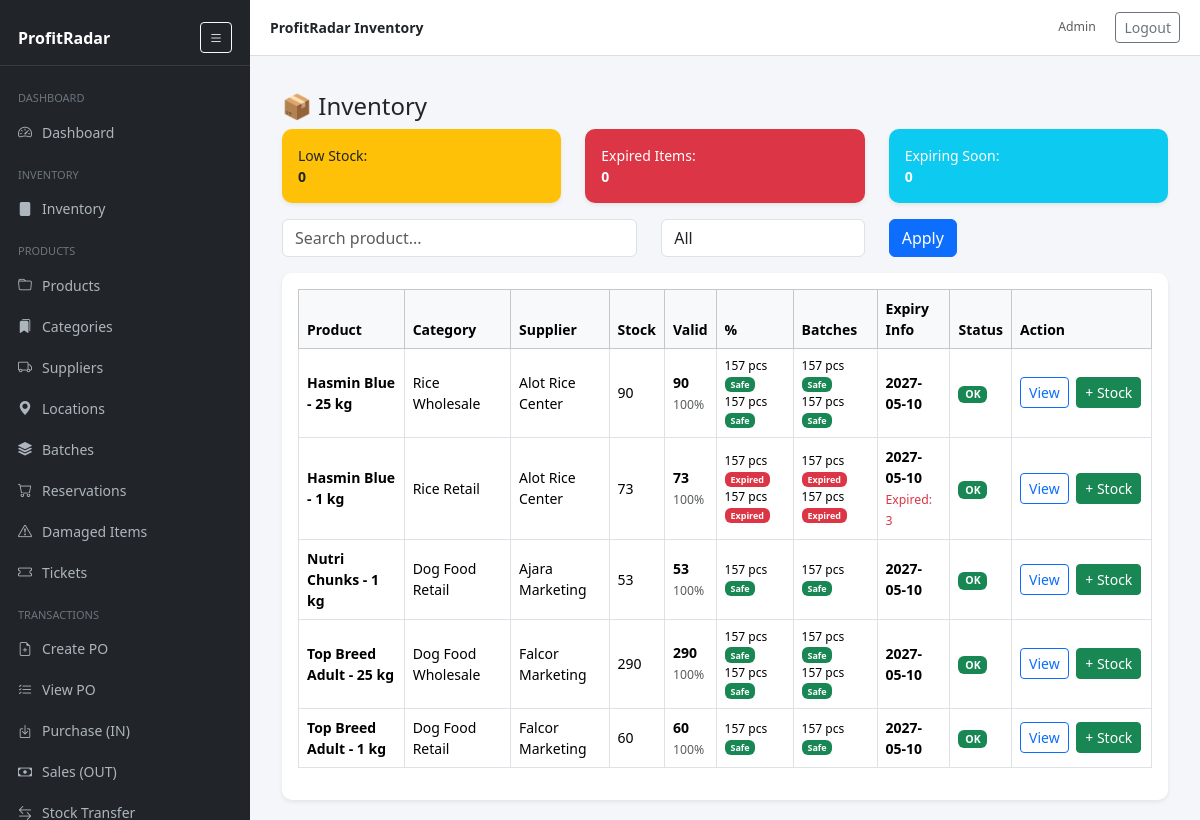
The app's page /inventory.php (signed in) with its own data.
### tables this page shows
CREATE TABLE `products` (
  `id` int(11) NOT NULL,
  `code` varchar(64) NOT NULL,
  `name` varchar(200) NOT NULL,
  `product_type` enum('retail','wholesale') NOT NULL DEFAULT 'retail',
  `category` varchar(120) DEFAULT NULL,
  `category_id` int(11) DEFAULT NULL,
  `location_id` int(11) DEFAULT NULL,
  `supplier_id` int(11) DEFAULT NULL,
  `location` varchar(120) DEFAULT NULL,
  `cost_price` decimal(12,2) DEFAULT 0.00,
  `sell_price` decimal(12,2) DEFAULT 0.00,
  `promo_discount_type` enum('percent','amount') DEFAULT NULL,
  `promo_discount_value` decimal(10,2) DEFAULT NULL,
  `sold_by` enum('each','weight') NOT NULL DEFAULT 'each',
  `unit` varchar(20) NOT NULL DEFAULT 'pc',
  `wholesale_price` decimal(10,2) NOT NULL DEFAULT 0.00,
  `barcode` varchar(128) DEFAULT NULL,
  `low_stock_threshold` int(11) DEFAULT NULL,
  `stock_qty` decimal(12,3) NOT NULL DEFAULT 0.000,
  `reserved_qty` int(11) NOT NULL DEFAULT 0,
  `is_active` tinyint(1) NOT NULL DEFAULT 1,
  `created_at` timestamp NOT NULL DEFAULT current_timestamp(),
  `updated_at` timestamp NULL DEFAULT NULL,
  `retail_stock` decimal(12,3) NOT NULL DEFAULT 0.000,
  `wholesale_stock` decimal(12,3) NOT NULL DEFAULT 0.000,
  `sale_type` enum('retail','wholesale') NOT NULL DEFAULT 'retail',
  `user_id` int(11) NOT NULL
);

CREATE TABLE `categories` (
  `id` int(11) NOT NULL,
  `name` varchar(100) NOT NULL,
  `description` varchar(255) DEFAULT NULL,
  `created_at` timestamp NOT NULL DEFAULT current_timestamp(),
  `user_id` int(11) NOT NULL
);

CREATE TABLE `suppliers` (
  `id` int(11) NOT NULL,
  `name` varchar(160) NOT NULL,
  `contact` varchar(160) DEFAULT NULL,
  `phone` varchar(50) DEFAULT NULL,
  `email` varchar(160) DEFAULT NULL,
  `address` text DEFAULT NULL,
  `user_id` int(11) NOT NULL
);

CREATE TABLE `product_batches` (
  `id` int(11) NOT NULL,
  `product_id` int(11) NOT NULL,
  `transaction_item_id` int(11) DEFAULT NULL,
  `batch_no` varchar(50) DEFAULT NULL,
  `quantity` decimal(12,3) NOT NULL,
  `remaining_qty` decimal(12,3) NOT NULL,
  `cost_price` decimal(12,2) NOT NULL,
  `expiry_date` date DEFAULT NULL,
  `status` enum('active','expired','damaged') DEFAULT 'active',
  `created_at` timestamp NOT NULL DEFAULT current_timestamp()
);

### inventory.php (the view, shortened to what this page needs)
<?php
require_once __DIR__.'/includes/header.php';
$pdo = getDB();
$search = $_GET['search'] ?? '';
$sql = "
SELECT
    p.id,
    p.name,
    p.sell_price,
    p.low_stock_threshold,
    p.sold_by,
    c.name AS category_name,
    s.name AS supplier_name,
    p.stock_qty AS stock,
    p.stock_qty AS valid_stock,
    COALESCE(MIN(
        CASE
            WHEN pb.expiry_date >= CURDATE()
            THEN pb.expiry_date
        END
    ), NULL) AS next_expiry,
    COALESCE(SUM(
        CASE
            WHEN pb.expiry_date < CURDATE()
            THEN 1
            ELSE 0
        END
    ),0) AS expired_batches
FROM products p
LEFT JOIN categories c ON p.category_id = c.id
LEFT JOIN suppliers s ON p.supplier_id = s.id
LEFT JOIN product_batches pb
    ON pb.product_id = p.id AND pb.status = 'active'
WHERE p.is_active = 1
";
$sql .= " GROUP BY p.id ";
$stmt = $pdo->prepare($sql);
$stmt->execute();
$products = $stmt->fetchAll();
$lowCount = 0;
$expiredCount = 0;
$expiringCount = 0;
?>
<div class="container mt-3">
<h4>📦 Inventory</h4>
<div class="row mb-3">
<div class="col-md-4">
<a href="?filter=low" style="text-decoration:none;">
<div class="card p-3 shadow-sm bg-warning text-dark">
Low Stock: <b><?= $lowCount ?></b>
</div>
</a>
</div>
<div class="col-md-4">
<a href="?filter=expired" style="text-decoration:none;">
<div class="card p-3 shadow-sm bg-danger text-white">
Expired Items: <b><?= $expiredCount ?></b>
</div>
</a>
</div>
<div class="col-md-4">
<a href="?filter=expiring" style="text-decoration:none;">
<div class="card p-3 shadow-sm bg-info text-white">
Expiring Soon: <b><?= $expiringCount ?></b>
</div>
</a>
</div>
</div>
<form class="row mb-3">
<div class="col-md-5">
<input type="text" name="search" class="form-control" placeholder="Search product..." value="<?= htmlspecialchars($search) ?>">
</div>
<div class="col-md-3">
<select name="filter" class="form-control">
<option value="">All</option>
</select>
</div>
<div class="col-md-2">
<button class="btn btn-primary">Apply</button>
</div>
</form>
<div class="card shadow-sm">
<div class="card-body">
<table class="table table-hover table-bordered align-middle">
<thead class="table-light">
<tr>
<th>Product</th>
<th>Category</th>
<th>Supplier</th>
<th>Stock</th>
<th>Valid</th>
<th>%</th>
<th>Batches</th>
<th>Expiry Info</th>
<th>Status</th>
<th style="width:140px;">Action</th>
</tr>
</thead>
<tbody>
<?php foreach($products as $p):
$stock = $p['stock'] ?? 0;
$validStock = $p['valid_stock'] ?? 0;
$threshold = $p['low_stock_threshold'] ?? 5;
if ($p['sold_by'] === 'each') {
    $stock = (int)$stock;
    $validStock = (int)$validStock;
}
$percent = $stock > 0 ? round(($validStock/$stock)*100) : 0;
if ($validStock <= 0 && $stock > 0) {
    $status = '<span class="badge bg-danger">Expired</span>';
} elseif ($stock <= 0) {
    $status = '<span class="badge bg-danger">Out</span>';
} elseif ($validStock <= $threshold) {
    $status = '<span class="badge bg-warning text-dark">Low</span>';
} else {
    $status = '<span class="badge bg-success">OK</span>';
}
if (!empty($p['next_expiry'])) {
    $expiryText = "<b>" . htmlspecialchars($p['next_expiry']) . "</b>";
} else {
    $expiryText = '<span class="text-muted">No expiry</span>';
}
if (!empty($p['expired_batches'])) {
    $expiryText .= "<br><small class='text-danger'>Expired: {$p['expired_batches']}</small>";
}
$rowClass = '';
?>
<tr class="<?= $rowClass ?>">
<td>
<b><?= htmlspecialchars($p['name']) ?></b>
</td>
<td><?= $p['category_name'] ?? '—' ?></td>
<td><?= $p['supplier_name'] ?? '—' ?></td>
<td><?= $stock ?></td>
<td>
<b><?= $validStock ?></b><br>
<small class="text-muted"><?= $percent ?>%</small>
</td>
<td>
<?php
$batchStmt = $pdo->prepare("
    SELECT batch_no, remaining_qty, expiry_date
    FROM product_batches
    WHERE product_id = ? AND status='active'
    ORDER BY expiry_date ASC
    LIMIT 2
");
$batchStmt->execute([$p['id']]);
$batches = $batchStmt->fetchAll();
foreach ($batches as $b):
$today = date('Y-m-d');
if ($b['expiry_date'] && $b['expiry_date'] < $today) {
    $badge = '<span class="badge bg-danger">Expired</span>';
} elseif ($b['expiry_date'] && strtotime($b['expiry_date']) <= strtotime('+7 days')) {
    $badge = '<span class="badge bg-warning text-dark">Soon</span>';
} else {
    $badge = '<span class="badge bg-success">Safe</span>';
}
?>
<div style="font-size:12px;">
<?= (int)$b['remaining_qty'] ?> pcs
<?= $badge ?>
</div>
<?php endforeach; ?>
<td>
<?php
$batchStmt = $pdo->prepare("
    SELECT remaining_qty, expiry_date
    FROM product_batches
    WHERE product_id = ? AND status='active'
    ORDER BY expiry_date ASC
    LIMIT 2
");
$batchStmt->execute([$p['id']]);
$batches = $batchStmt->fetchAll();
foreach ($batches as $b):
$today = date('Y-m-d');
if ($b['expiry_date'] && $b['expiry_date'] < $today) {
    $badge = '<span class="badge bg-danger">Expired</span>';
} elseif ($b['expiry_date'] && strtotime($b['expiry_date']) <= strtotime('+7 days')) {
    $badge = '<span class="badge bg-warning text-dark">Soon</span>';
} else {
    $badge = '<span class="badge bg-success">Safe</span>';
}
?>
<div style="font-size:12px;">
<?= (int)$b['remaining_qty'] ?> pcs <?= $badge ?>
</div>
<?php endforeach; ?>
</td>
<td><?= $expiryText ?></td>
<td><?= $status ?></td>
<td style="white-space:nowrap;">
<a href="batches.php?product_id=<?= $p['id'] ?>" class="btn btn-sm btn-outline-primary me-1">View</a>
<a href="purchase.php?product_id=<?= $p['id'] ?>" class="btn btn-sm btn-success">+ Stock</a>
</td>
</tr>
<?php endforeach; ?>
</tbody>
</table>
</div>
</div>
</div>

### includes/header.php (style rules this page uses)
body { background:#f4f6f9; font-size:14px; }
.card { border:0; border-radius:10px; box-shadow:0 2px 10px rgba(0,0,0,.05); }

### records on screen
products: name "Hasmin Blue - 25 kg", category.name "Rice Wholesale", supplier.name "Alot Rice Center", stock_qty "90", stock_qty "100", next_expiry "2027-05-10", shows "OK"
product_batches: remaining_qty "157", expiry_date "Safe"
product_batches: remaining_qty "157", expiry_date "Safe"
products: name "Hasmin Blue - 1 kg", category.name "Rice Retail", supplier.name "Alot Rice Center", stock_qty "73", stock_qty "100", next_expiry "2027-05-10", expired_batches "3", shows "OK"
product_batches: remaining_qty "157", expiry_date "Expired"
product_batches: remaining_qty "157", expiry_date "Expired"
products: name "Nutri Chunks - 1 kg", category.name "Dog Food Retail", supplier.name "Ajara Marketing", stock_qty "53", stock_qty "100", next_expiry "2027-05-10", shows "OK"
product_batches: remaining_qty "157", expiry_date "Safe"
products: name "Top Breed Adult - 25 kg", category.name "Dog Food Wholesale", supplier.name "Falcor Marketing", stock_qty "290", stock_qty "100", next_expiry "2027-05-10", shows "OK"
product_batches: remaining_qty "157", expiry_date "Safe"
product_batches: remaining_qty "157", expiry_date "Safe"
products: name "Top Breed Adult - 1 kg", category.name "Dog Food Retail", supplier.name "Falcor Marketing", stock_qty "60", stock_qty "100", next_expiry "2027-05-10", shows "OK"
product_batches: remaining_qty "157", expiry_date "Safe"

### other values on screen
APP_NAME "ProfitRadar Inventory"
current_user()['name'] "Admin"
$lowCount "0"
$expiredCount "0"
$expiringCount "0"
